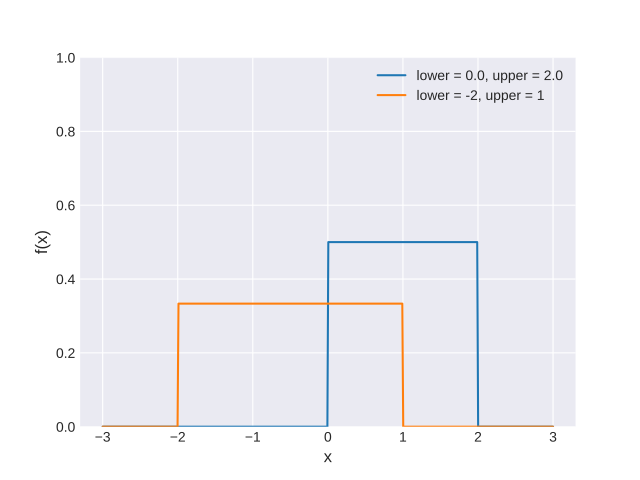

Source code (Python):
import matplotlib.pyplot as plt
import numpy as np
plt.style.use('seaborn-darkgrid')
x = np.linspace(-3, 3, 500)
ls = [0., -2]
us = [2., 1]
for l, u in zip(ls, us):
    y = np.zeros(500)
    y[(x<u) & (x>l)] = 1.0/(u-l)
    plt.plot(x, y, label='lower = {}, upper = {}'.format(l, u))
plt.xlabel('x', fontsize=12)
plt.ylabel('f(x)', fontsize=12)
plt.ylim(0, 1)
plt.legend(loc=1)
plt.show()
